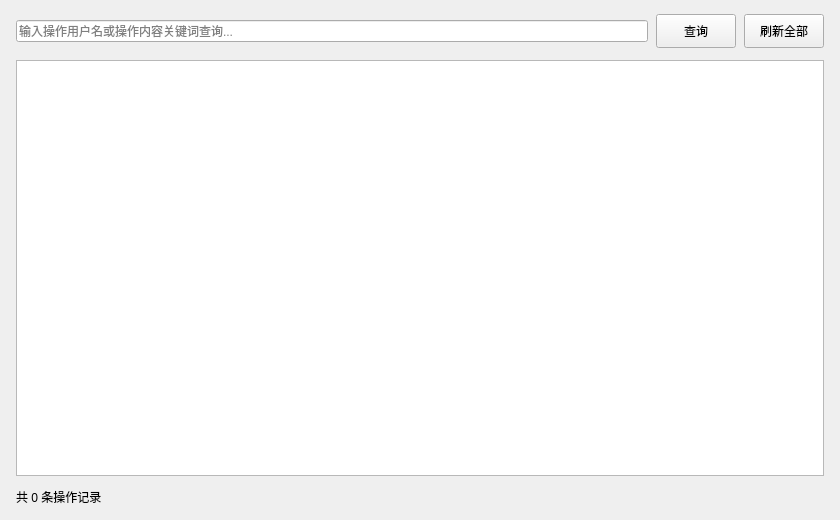
<?xml version="1.0" encoding="UTF-8"?>
<ui version="4.0">
 <class>HistoryView</class>
 <widget class="QWidget" name="HistoryView">
  <property name="geometry">
   <rect>
    <x>0</x>
    <y>0</y>
    <width>840</width>
    <height>520</height>
   </rect>
  </property>
  <property name="windowTitle">
   <string>操作记录</string>
  </property>
  <layout class="QVBoxLayout" name="verticalLayout">
   <property name="spacing">
    <number>12</number>
   </property>
   <property name="leftMargin">
    <number>16</number>
   </property>
   <property name="topMargin">
    <number>14</number>
   </property>
   <property name="rightMargin">
    <number>16</number>
   </property>
   <property name="bottomMargin">
    <number>14</number>
   </property>
   <item>
    <layout class="QHBoxLayout" name="toolbarLayout">
     <property name="spacing">
      <number>8</number>
     </property>
     <item>
      <widget class="QLineEdit" name="txtSearch">
       <property name="minimumHeight">
        <number>34</number>
       </property>
       <property name="placeholderText">
        <string>输入操作用户名或操作内容关键词查询...</string>
       </property>
      </widget>
     </item>
     <item>
      <widget class="QPushButton" name="btSearch">
       <property name="minimumSize"><size><width>80</width><height>34</height></size></property>
       <property name="text"><string>查询</string></property>
      </widget>
     </item>
     <item>
      <widget class="QPushButton" name="btReset">
       <property name="minimumSize"><size><width>80</width><height>34</height></size></property>
       <property name="text"><string>刷新全部</string></property>
      </widget>
     </item>
    </layout>
   </item>
   <item>
    <widget class="QTableView" name="tableView"/>
   </item>
   <item>
    <widget class="QLabel" name="labelStatus">
     <property name="text"><string>共 0 条操作记录</string></property>
    </widget>
   </item>
  </layout>
 </widget>
 <resources/>
 <connections/>
</ui>
